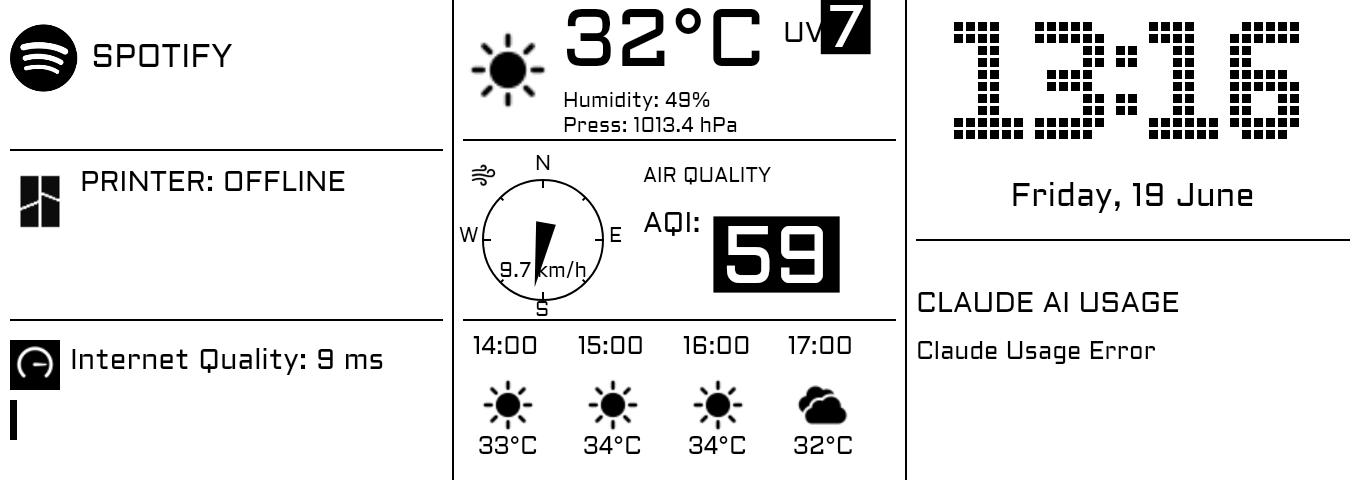
#> input picture epaper-frame.png, 1360 x 480 px
$ python display.py ../epaper-frame.png
#> lines starting #> are read from the running program, lines starting #| are printed output that depends on the picture; after the words box and inside, x2 and y2 are one past the last pixel; in counts of white or black regions, pixels touching at a corner belong together
#!/usr/bin/env python3
# Thin display shim: PNG -> 1-bit -> Waveshare 10.85" panel.
# Usage: python3 display.py <png_path> [--full] [--dither]
import sys
import os
import time
from PIL import Image

BASE_DIR = os.path.dirname(os.path.realpath(__file__))
sys.path.append(os.path.join(BASE_DIR, 'lib'))
from waveshare_epd import epd10in85


def main():
    if len(sys.argv) < 2:
        print('usage: display.py <png_path> [--full] [--dither]', file=sys.stderr)
        sys.exit(2)
    png_path = sys.argv[1]
    flags = sys.argv[2:]
    full = '--full' in flags
    # Dashboard text wants crisp thresholding (NONE); photos look better dithered.
    dither = Image.Dither.FLOYDSTEINBERG if '--dither' in flags else Image.Dither.NONE

    img = Image.open(png_path).convert('1', dither=dither)
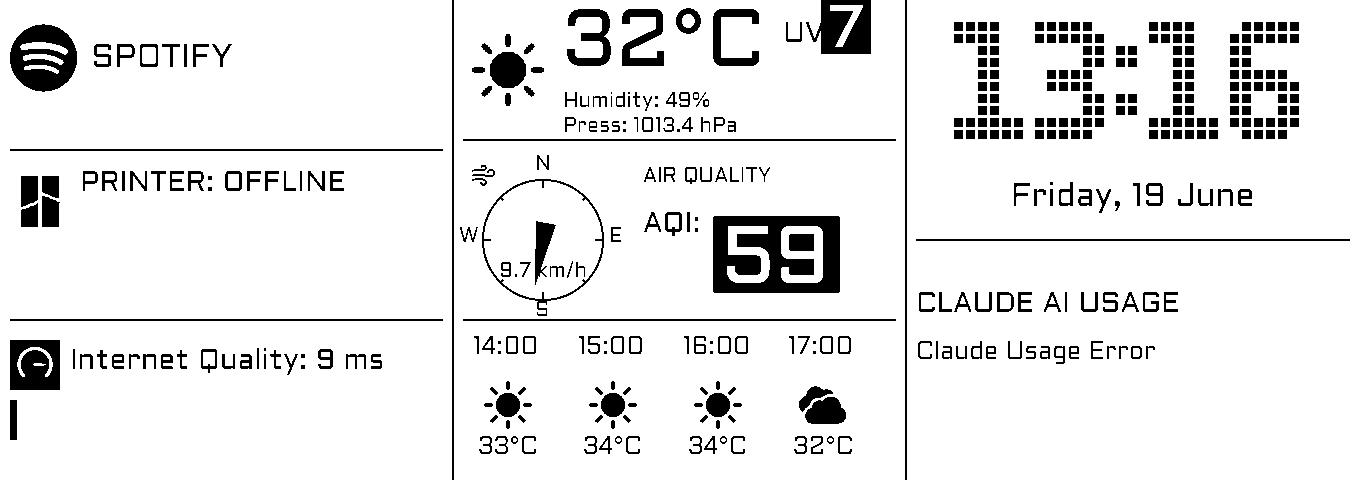
#> img: PIL image 1360x480 1; 90.8% white; 403 black regions (26 under 20 px), largest, box (x1, y1, x2, y2) and area: (713, 216, 840, 293) 6621, (10, 24, 77, 92) 2868, (806, 0, 871, 54) 2331

    epd = epd10in85.EPD()
    if full:
        epd.init()
        epd.Clear()
        time.sleep(1)
        epd.display(epd.getbuffer(img))
        time.sleep(2)
    else:
        epd.init_Part()
        epd.display_Partial(epd.getbuffer(img), 0, 0, epd.width, epd.height)


if __name__ == '__main__':
    main()
#> (the call stopped at in main, `epd = epd10in85.EPD()`: waveshare_epd is not available in this run)
